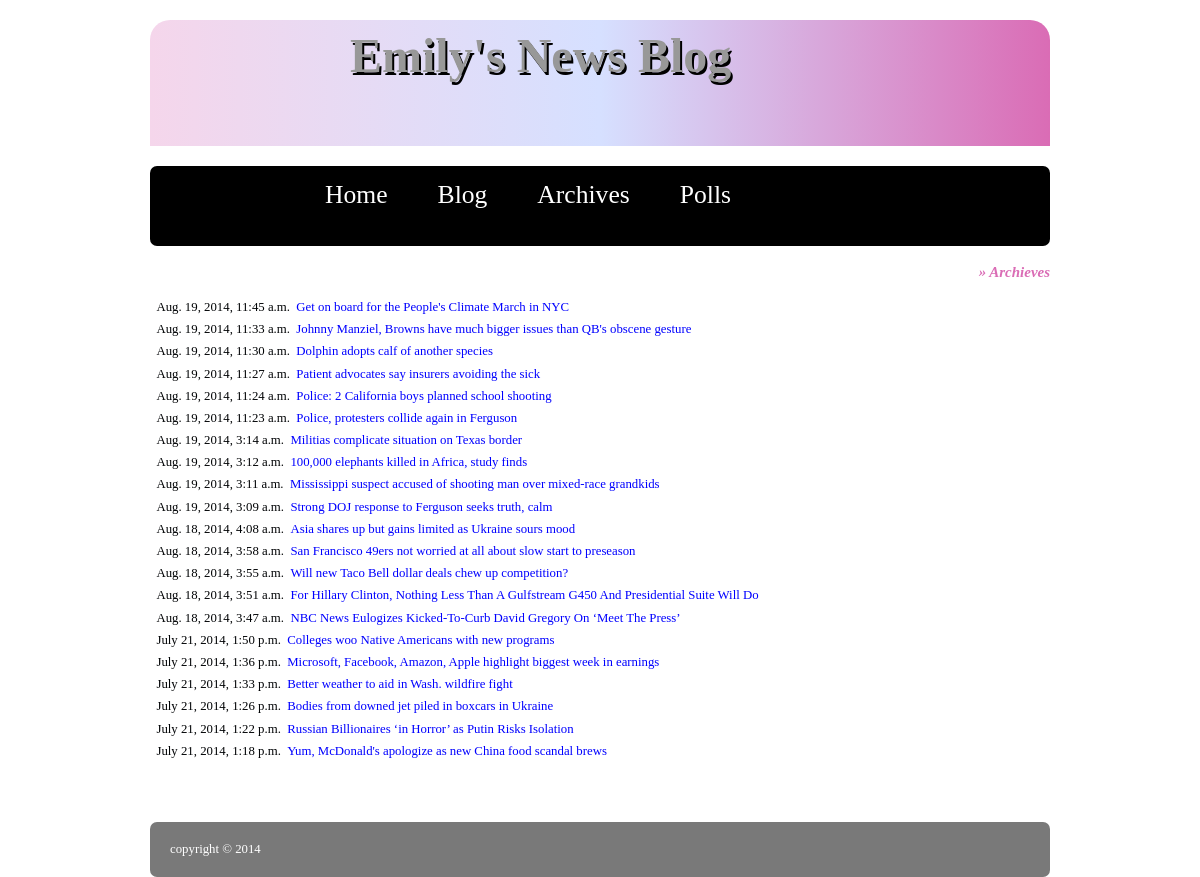
Page /blog/archieves/ on the committed database.
### blog/models.py (models this page shows, shortened)
class Post(models.Model):
	title = models.CharField(max_length = 140)
	body = models.TextField()
	date = models.DateTimeField()

### blog/templates/posttitleslist.html
{% extends "base.html" %}
{% block content %}
<h3 style="color:#DA6CB5; " align="right"><i>&raquo; Archieves </i></h3>
{% for post in object_list %}
<p style="margin-bottom:3px;">&nbsp;&nbsp;{{ post.date }}&nbsp;&nbsp;<a style="color:blue;" href="/blog/{{post.id}}">{{post.title}}</a></p>
{% endfor %}
<br/><br/>
{% endblock %}

### static/css/styles.css (style rules this page uses)
body { color:#000305; font-size: 80%; font-family: "Lucida Sans Unicode"; line-height: 1.5; text-align: left; }
a { text-decoration: none; }
a:link, a:visited { color:black; }
.body { margin: 15px auto; width: 75%; clear: both; }
section, aside, h1, h2, p, ul { margin: 0; padding: 0; }

### rows in the picture
Post: date "Aug. 19, 2014, 11:45 a.m.", title "Get on board for the People's Climate March in NYC"
Post: date "Aug. 19, 2014, 11:33 a.m.", title "Johnny Manziel, Browns have much bigger issues than QB's obscene gesture"
Post: date "Aug. 19, 2014, 11:30 a.m.", title "Dolphin adopts calf of another species"
Post: date "Aug. 19, 2014, 11:27 a.m.", title "Patient advocates say insurers avoiding the sick"
Post: date "Aug. 19, 2014, 11:24 a.m.", title "Police: 2 California boys planned school shooting"
Post: date "Aug. 19, 2014, 11:23 a.m.", title "Police, protesters collide again in Ferguson"
Post: date "Aug. 19, 2014, 3:14 a.m.", title "Militias complicate situation on Texas border"
Post: date "Aug. 19, 2014, 3:12 a.m.", title "100,000 elephants killed in Africa, study finds"
Post: date "Aug. 19, 2014, 3:11 a.m.", title "Mississippi suspect accused of shooting man over mixed-race grandkids"
Post: date "Aug. 19, 2014, 3:09 a.m.", title "Strong DOJ response to Ferguson seeks truth, calm"
Post: date "Aug. 18, 2014, 4:08 a.m.", title "Asia shares up but gains limited as Ukraine sours mood"
Post: date "Aug. 18, 2014, 3:58 a.m.", title "San Francisco 49ers not worried at all about slow start to preseason"
Post: date "Aug. 18, 2014, 3:55 a.m.", title "Will new Taco Bell dollar deals chew up competition?"
Post: date "Aug. 18, 2014, 3:51 a.m.", title "For Hillary Clinton, Nothing Less Than A Gulfstream G450 And Presidential Suite Will Do"
Post: date "Aug. 18, 2014, 3:47 a.m.", title "NBC News Eulogizes Kicked-To-Curb David Gregory On ‘Meet The Press’"
Post: date "July 21, 2014, 1:50 p.m.", title "Colleges woo Native Americans with new programs"
Post: date "July 21, 2014, 1:36 p.m.", title "Microsoft, Facebook, Amazon, Apple highlight biggest week in earnings"
Post: date "July 21, 2014, 1:33 p.m.", title "Better weather to aid in Wash. wildfire fight"
Post: date "July 21, 2014, 1:26 p.m.", title "Bodies from downed jet piled in boxcars in Ukraine"
Post: date "July 21, 2014, 1:22 p.m.", title "Russian Billionaires ‘in Horror’ as Putin Risks Isolation"
Post: date "July 21, 2014, 1:18 p.m.", title "Yum, McDonald's apologize as new China food scandal brews"
